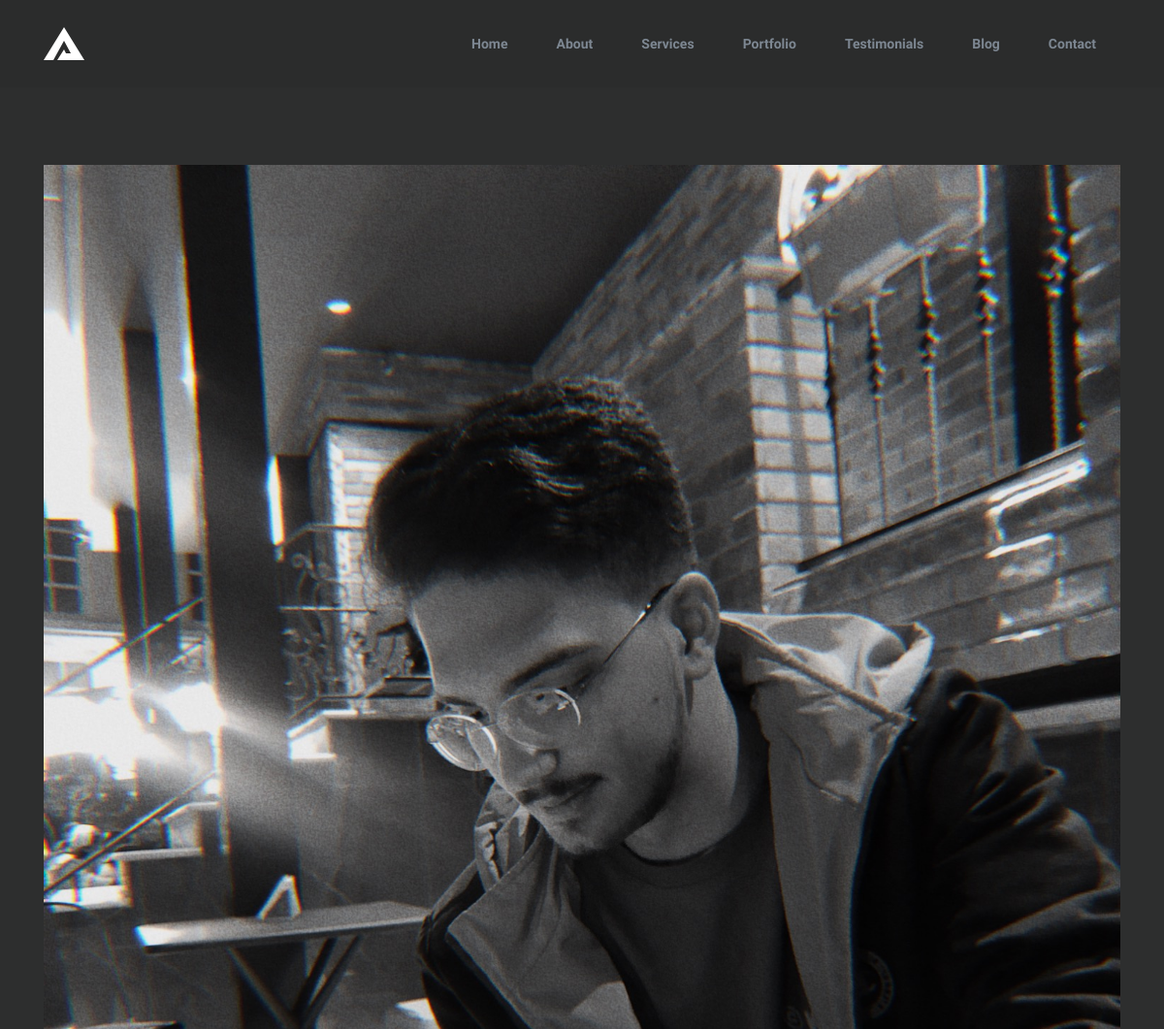
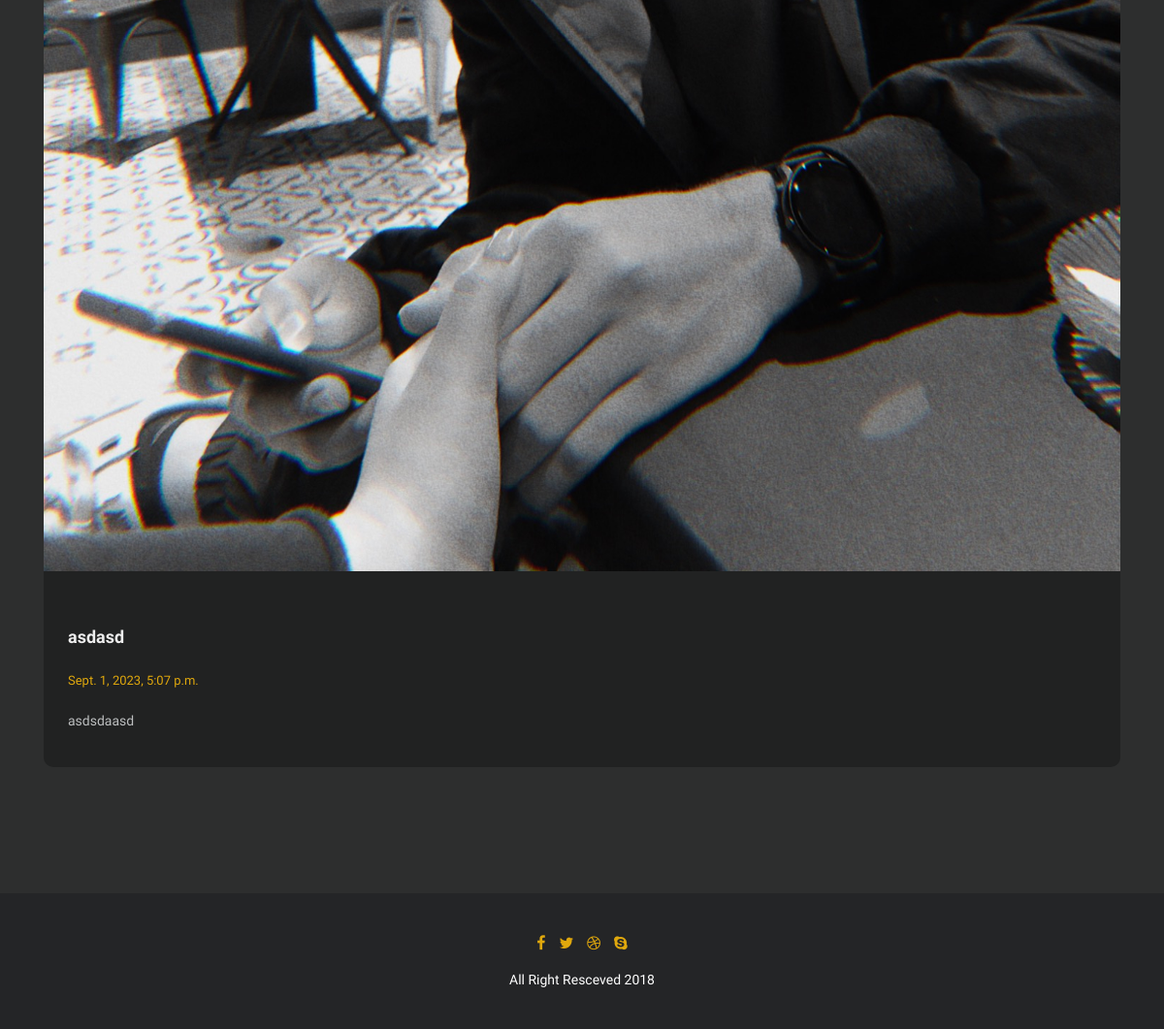
The page /asdasd/ on the database its author committed (2 pictures, top to bottom).
### blog/models.py (models this page shows, shortened)
class Article(models.Model):
    author = models.ForeignKey(User, on_delete=models.CASCADE)
    title = models.CharField(max_length=100)
    slug = models.SlugField(unique=True, blank=True)
    body = CKEditor5Field('Text', config_name='extends')
    image = models.ImageField(upload_to="images/articles")
    alt = models.CharField(max_length=100)
    created = models.DateTimeField(auto_now_add=True)
    updated = models.DateTimeField(auto_now=True)
    pub_date = models.DateField(default=timezone.datetime.now())
    description = models.CharField(max_length=500, blank=True, null=True)
    canonical = models.CharField(max_length=500, blank=True, null=True)
    localeOg = models.CharField(max_length=500, blank=True, null=True)
    typeOg = models.CharField(max_length=500, blank=True, null=True)
    titleOg = models.CharField(max_length=500, blank=True, null=True)
    descriptionOg = models.CharField(max_length=500, blank=True, null=True)
    site_name = models.CharField(max_length=500, blank=True, null=True)
    widthOg = models.PositiveIntegerField(blank=True, null=True)
    heightOg = models.PositiveIntegerField(blank=True, null=True)
    class Meta:
        ordering = ('-created',)

### blog/views.py (the view)
# urls.py: path("<slug:slug>/", views.article_detail, name="articles_detail"),
def article_detail(request, slug):
    articles = get_object_or_404(Article, slug=slug)
    return render(request, "blog/article_details.html", {'articles': articles})

### blog/templates/blog/article_details.html (shortened to what this page needs)
<!DOCTYPE html>
{% load static %}
<html lang="en">
<head>
    <link rel="stylesheet" href="{% static 'css3/plugins/animate.css' %}"/>
    <link rel="stylesheet" href="{% static 'css3/plugins/animated-headlines.css' %}"/>
    <link rel="stylesheet" href="{% static 'css3/bootstrap.min.css' %}"/>
    <link href="https://stackpath.bootstrapcdn.com/font-awesome/4.7.0/css/font-awesome.min.css" rel="stylesheet">
    <link rel="stylesheet" href="{% static 'css3/plugins/animated-headlines.css' %}"/>
    <link rel="stylesheet" href="{% static 'css3/plugins/magnific-popup.css' %}"/>
    <link rel="stylesheet" href="{% static 'css3/main.css' %}"/>
</head>
<body>
<nav class="navbar navbar-expand-lg navbar-dark bg-dark fixed-top">
    <div class="container">
        <a class="navbar-brand" href="../light/index.html"><img src="{% static 'img/logo.png' %}" alt=""></a>
        <div class="collapse navbar-collapse" id="navbarNav">
            <ul class="navbar-nav ml-auto">
                <li class="nav-item">
                    <a class="nav-link" href="#slider">Home</a>
                </li>
                <li class="nav-item">
                    <a class="nav-link" href="#about">About</a>
                </li>
                <li class="nav-item">
                    <a class="nav-link" href="#services">Services</a>
                </li>
                <li class="nav-item">
                    <a class="nav-link" href="#portfolio">Portfolio</a>
                </li>
                <li class="nav-item">
                    <a class="nav-link" href="#testimonials">Testimonials</a>
                </li>
                <li class="nav-item dropdown">
                    <a
                            class="nav-link "
                            href="#"
                            id="navbarDropdown"
                            role="button"
                            data-toggle="dropdown"
                            aria-haspopup="true"
                            aria-expanded="false">
                        Blog
                    </a>
                </li>
                <li class="nav-item">
                    <a class="nav-link" href="#contact">Contact</a>
                </li>
            </ul>
        </div>
    </div>
</nav>
<section class="blog" id="blog">
    <div class="container">
        <div class="row">
            <div class="col-12">
                <div class="box">
                    <div class="image">
                        <img src="{{ articles.image.url }}" alt="{{ articles.alt }}">
                    </div>
                    <div class="text">
                        <h1>{{ articles.title }}</h1>
                        <h4>{{ articles.created }}</h4>
                        <p>{{ articles.body|safe }}</p>
                    </div>
                </div>
            </div>
        </div>
    </div>
</section>
<footer class="footer text-center">
    <div class="social-icons">
        <span class="fa fa-facebook" aria-hidden="true"></span>
        <span class="fa fa-twitter" aria-hidden="true"></span>
        <span class="fa fa-dribbble" aria-hidden="true"></span>
        <span class="fa fa-skype" aria-hidden="true"></span>
    </div>
    <p>All Right Resceved 2018</p>
</footer>
</body>
</html>

### static/css3/main.css (style rules this page uses)
body { font-family: 'Muli', sans-serif; }
.navbar { background: #2b2c2c !important; padding: 25px 0; }
.navbar .nav-item { font-size: 14px; font-weight: 600; margin: 0 20px; }
.navbar .nav-item .nav-link { color: #7d8792; }
.blog { padding: 170px 0 100px 0; background: #2d2e2e; }
.blog .box { border-radius: 10px; background: #212222; margin-bottom: 30px; }
.blog .box .image { position: relative; }
.blog .box .image img { width: 100%; }
.blog .box .text { padding: 25px; }
.blog .box h1 { font-size: 18px; line-height: 25px; font-weight: 700; color: #eee; margin-bottom: 25px; margin-top: 30px; text-decoration: none; }
.blog .box h4 { font-size: 13px; font-weight: 300; color: #e0a80d; margin-bottom: 20px; margin-top: 10px; }
.blog .box p { font-size: 14px; font-weight: 400; color: #bdbfc0; line-height: 26px; }
.footer { padding: 40px 0; background: #242527; }
.footer .social-icons span { color: #e0a80d; padding: 0 5px; }
.footer p { color: #ffffff; font-size: 14px; font-weight: 300; margin: 0; margin-top: 15px; }

### rows shown on the page
Article: image (picture), title "asdasd", created "Sept. 1, 2023, 5:07 p.m.", body "asdsdaasd"
